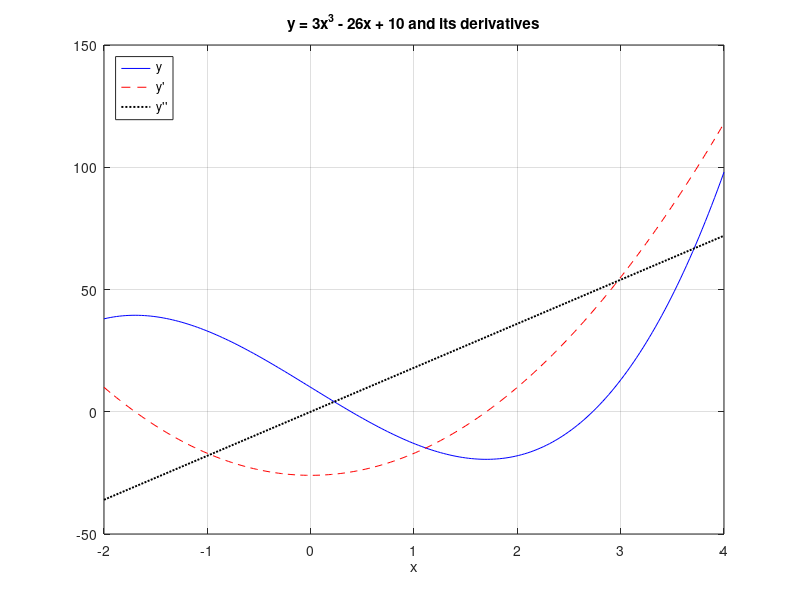

Reproduce this figure in MATLAB.
% Day 034 · Plotting Multiple Graphs: plot with Several Pairs, hold, and line — A function and its derivatives in one plot call
% Run: open this file in MATLAB and press Run (or type example_1 in the Command Window)

x = linspace(-2, 4, 200);
y = 3*x.^3 - 26*x + 10;
dy = 9*x.^2 - 26;
d2y = 18*x;
plot(x, y, 'b-', x, dy, 'r--', x, d2y, 'k:', 'LineWidth', 1.4)
legend('y', 'y''', 'y''''', 'Location', 'northwest')
xlabel('x'); grid on
title('y = 3x^3 - 26x + 10 and its derivatives')
